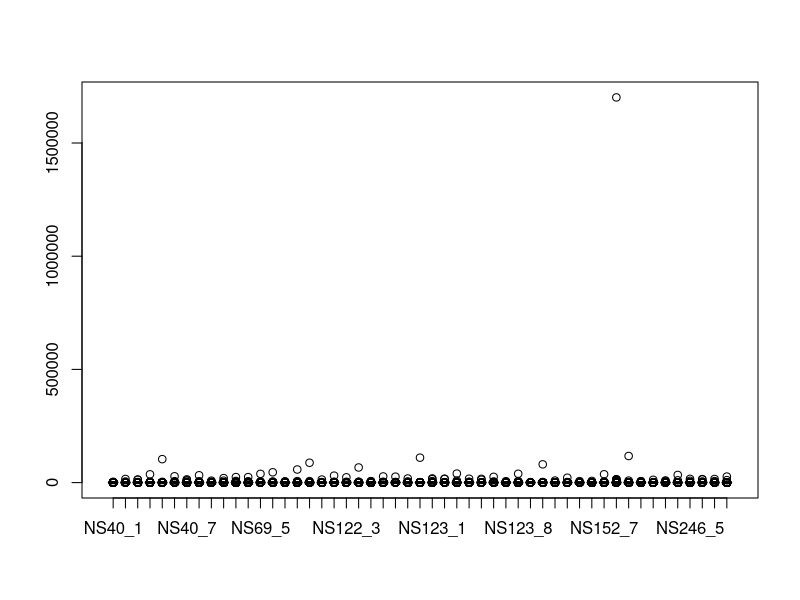
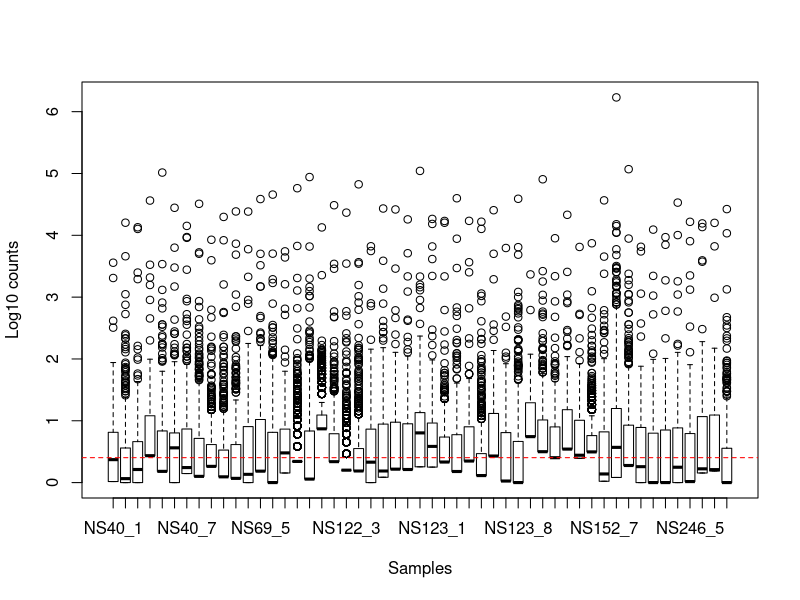
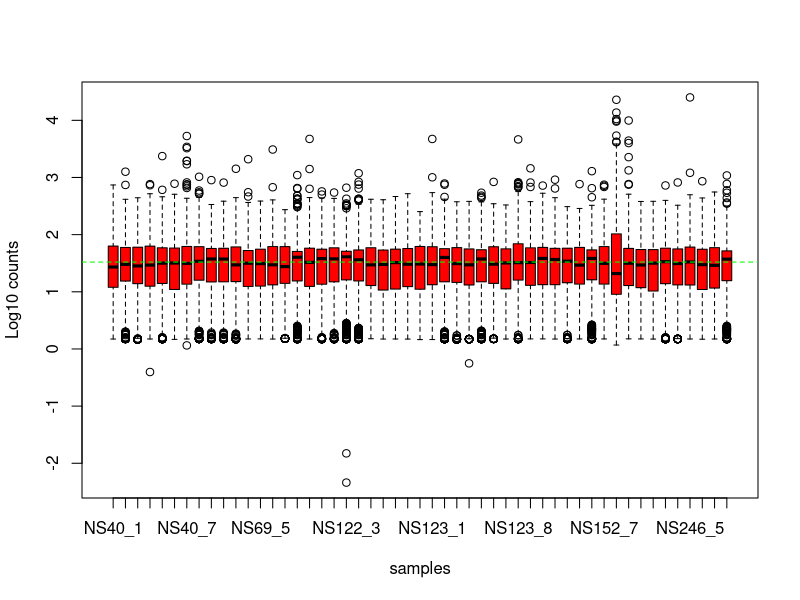

R code for these plots, in order: (Note: this script raises an error after producing the figures.)
#normalizaiton

library(readr)
allproteinsparsed <- read_csv("data.csv")
View(allproteinsparsed)

countdata <- allproteinsparsed
countdata <- as.data.frame(countdata)

rownames(countdata) <- countdata[,1]
rownames(countdata)
countdata <- countdata[,-1]
head(countdata)


#countdata <- countdata[-c(799:828),]
#tail(countdata)

countdata <- as.matrix(countdata)
boxplot(countdata, col= rainbow(countdata))


#log2 transformed for limma analysis 
#https://www.ncbi.nlm.nih.gov/pmc/articles/PMC2758752/
logcount <- log(countdata, 10)
logcount <- as.matrix(logcount)
class(logcount) <- "numeric"
boxplot(logcount, col = rainbow(logcount),xlab="Samples", ylab="Log10 counts", title = "Distribution of samples")
abline(h = median(logcount), col="red", lwd=1, lty=2)




##Arguments##
#x	
#numeric matrix, or object which can be coerced to a numeric matrix, containing log-expression values.
#weights	
#numeric vector of probe weights. Must be non-negative.
#span	
#span of loess smoothing window, between 0 and 1.
#iterations	
#number of times to cycle through all pairs of columns.
#method	
#character string specifying which variant of the cyclic loess method to use. Options are "fast", "affy" or "pairs".
####
library(limma)
norlogcount <- normalizeCyclicLoess(logcount, weights = NULL, span=0.5, iterations = 30, method = "fast")

boxplot(norlogcount, col = rainbow(norlogcount),xlab="samples", ylab="Log10 counts")
abline(h = median(norlogcount), col="green", lwd=1, lty=2)

sampleinfo <- read.delim("sampleinfo.csv", sep = ',')
write.csv(norlogcount, file = "norlogcount.csv")
write.csv(tlogcount,file = "tlogcount.csv")
write.csv(sampleinfo, file = "sampleinfo.csv")
